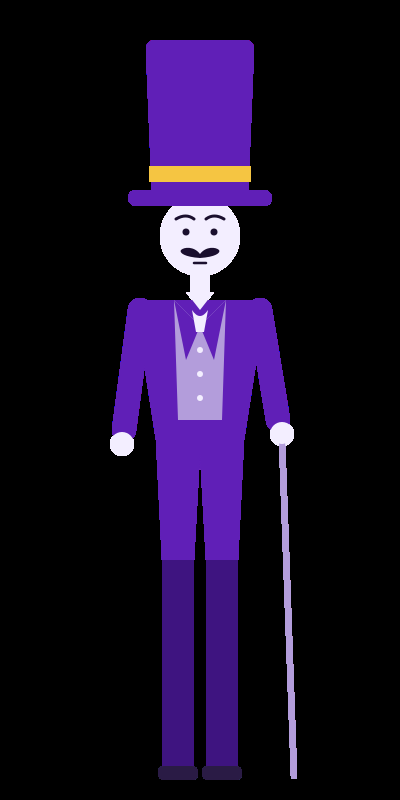
#> input picture cast/dandy-man/candidates/a.png, 400 x 800 px
$ python -i stage.py   (imports and definitions only)
#> lines starting #> are read from the running program, lines starting #| are printed output that depends on the picture
"""The Void Stage look, shared by the pinned series (10 What is Dandy?, 11 How does Dandy work?, 12 Why use Dandy?).

Dandy Man floats bottom right in a dark purple void and points up at the visuals, which float in the open space
above him. One short key phrase sits bottom left; captions are burned in under both. Every video in the series
opens on a still title card (the thumbnail) and closes on the shared end card with Dandy Man.

A video file supplies its scenes and calls render_video(spec); see videos/10-what-is-dandy/render_what.py.
All four shared checks (render/checks.py run_all) run on the declared layout before any frame is drawn.
"""
import io
import json
import math
import os
import random
import shutil
import subprocess
import sys
import tempfile
import wave

import cairosvg
import numpy as np
from PIL import Image, ImageDraw, ImageFilter, ImageFont
from scipy.signal import butter, sosfilt

HERE = os.path.dirname(os.path.abspath(__file__))
ROOT = os.path.abspath(os.path.join(HERE, ".."))
sys.path.insert(0, HERE)
from finish import finish, spring  # noqa: E402,F401
from checks import run_all  # noqa: E402

# [2 lines not run here, left out]
# [1 line that did not run here, left out]
W, H = 1080, 1920
# [1 line that did not run here, left out]
FONT_DIR = "/usr/share/fonts/opentype/inter"
# [1 line that did not run here, left out]
# [1 line that did not run here, left out]


def _hex(k):
    return tuple(int(PAL[k][i:i + 2], 16) for i in (1, 3, 5))


# [2 lines that did not run here, left out]
VOID = (14, 8, 28)
CARD = (38, 24, 66)
ORB = (226, 214, 255)

# ---------------------------------------------------------------- layout slots
# [1 line that did not run here, left out]
DM_H = 480                                           # Dandy Man in his corner
DM_X0, DM_Y0 = 791, 895                              # sprite top-left; the figure's right edge sits on the margin
# [1 line that did not run here, left out]
# [1 line that did not run here, left out]
PHRASE_SIZE = 72
TITLE_DM_H = 680
TITLE_DM_X0, TITLE_DM_Y0 = 344, 790
CAP_SIZE = 44                                        # one line per cue, so captions clear Dandy Man


def font(name, size):
    return ImageFont.truetype(os.path.join(FONT_DIR, name), int(size))


def clamp(x, a=0.0, b=1.0):
    return max(a, min(b, x))


def smooth(t):
    t = clamp(t)
    return t * t * (3 - 2 * t)


def ease_out(t):
    t = clamp(t)
    return 1 - (1 - t) ** 3


def lerp(a, b, p):
    return a + (b - a) * p


def mix(c1, c2, p):
    return tuple(int(lerp(c1[i], c2[i], clamp(p))) for i in range(3))


# [11 lines left out: function wrap, not called in this run]


# ---------------------------------------------------------------- sprites
def _radial(size, color, power=2.0, alpha=255):
    yy, xx = np.mgrid[0:size, 0:size].astype(np.float32)
    r = np.sqrt((xx - size / 2) ** 2 + (yy - size / 2) ** 2) / (size / 2)
    a = np.clip(1 - r, 0, 1) ** power * alpha
    arr = np.zeros((size, size, 4), np.uint8)
    arr[..., :3] = color
    arr[..., 3] = a.astype(np.uint8)
    return Image.fromarray(arr, "RGBA")


HALO = _radial(240, ORB, 2.2, 160)
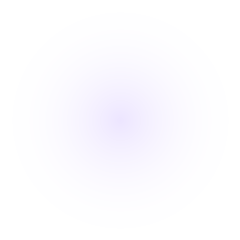
#> HALO: PIL image 240x240 RGBA; mean R, G, B, A 226, 214, 255, 18.3; transparent parts drawn white
CORE = _radial(36, (255, 255, 255), 1.2, 255)
# [1 line that did not run here, left out]
# [1 line that did not run here, left out]
CHECKER = (150, 232, 255)
HALO_C = _radial(240, CHECKER, 2.2, 170)
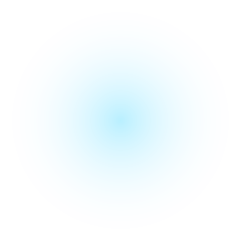
#> HALO_C: PIL image 240x240 RGBA; mean R, G, B, A 150, 232, 255, 19.5; transparent parts drawn white
# [1 line that did not run here, left out]


# [8 lines left out: function put_sprite, not called in this run]


_dm_master, _dm_cache = {}, {}


# [28 lines left out: functions dm_sprite, draw_dm, dm_place, not called in this run]


# ---------------------------------------------------------------- the void
_void = None
_specks = None


# [69 lines left out: functions void, orb, pill_box, pill, card, not called in this run]


NODE_W, NODE_H = 270, 130
# [1 line that did not run here, left out]


def node_box(x, y):
    return (x, y, x + NODE_W, y + NODE_H)


# [71 lines left out: functions node, anchors, edge, not called in this run]


def map_glow(img, alpha=1.0):
    put_sprite(img, GLOW_P, 540, 560, scale=2.4, alpha=0.42 * alpha)


# [77 lines left out: functions edge_pulse, tool_card, cable, chat_bubble, not called in this run]


MINI = [(0.2, 0.2), (0.62, 0.2), (0.62, 0.55), (0.2, 0.55), (0.62, 0.9)]
MINI_EDGES = [(0, 1), (1, 2), (2, 3), (2, 4)]


# [33 lines left out: function project_card, not called in this run]


def phrase_lines(text):
    return wrap(text, font("Inter-Bold.otf", PHRASE_SIZE), PHRASE_W - 34)


# [20 lines left out: functions phrase_box, phrase, not called in this run]


TITLE_SIZE = 150


# [30 lines left out: functions title_size, title_boxes, title_card, not called in this run]


# ---------------------------------------------------------------- captions and end card
def caption_lines(text):
    return wrap(text, font("Inter-Bold.otf", CAP_SIZE), SAFE[2] - SAFE[0] - 40)


# [24 lines left out: functions caption_box, draw_caption, not called in this run]


END_DM_H = int(H * 0.32)


# [18 lines left out: function end_card_layout, not called in this run]


_hat = {}


# [46 lines left out: functions hat, end_card, end_card_scene, not called in this run]


def text_el(name, text, bbox, role="body", lines=None, **kw):
    return dict(name=name, type="text", role=role, text=text, lines=lines or [text], bbox=bbox, **kw)


# [8 lines left out: function caption_els, not called in this run]


# ---------------------------------------------------------------- sound: soft, bright, a little playful
SR = 48000
_rng = np.random.default_rng(31)


def _norm(x, gain):
    return (x / (np.abs(x).max() + 1e-9) * gain).astype(np.float32)


def _band(x, lo, hi):
    return sosfilt(butter(2, [lo, hi], btype="band", fs=SR, output="sos"), x).astype(np.float32)


# [29 lines left out: functions snd_pop, snd_chime, snd_whoosh, snd_zip, snd_tick, not called in this run]


SOUNDS = dict(pop=snd_pop, chime=snd_chime, whoosh=snd_whoosh, zip=snd_zip, tick=snd_tick)


# [110 lines left out: functions build_bed, render_video, not called in this run]

>>> import cv2
>>> picture = cv2.imread('../cast/dandy-man/candidates/a.png', cv2.IMREAD_GRAYSCALE)
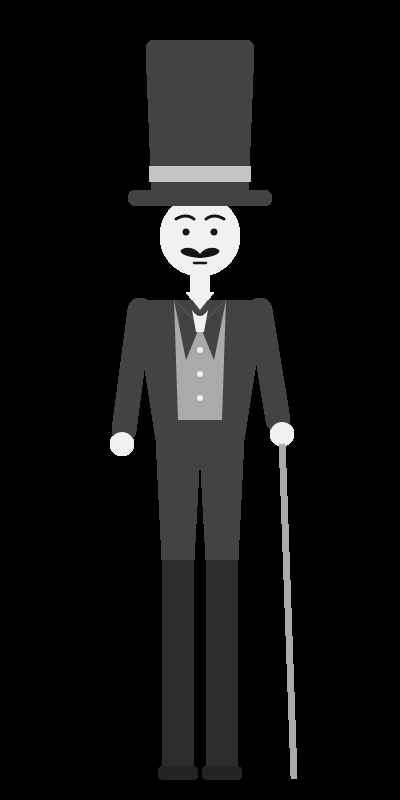
#> picture: shape (800, 400); min 0, max 255, mean 19.6
>>> result = map_glow(picture)
#> (the run stopped early here; a loop or call above may not have finished)
